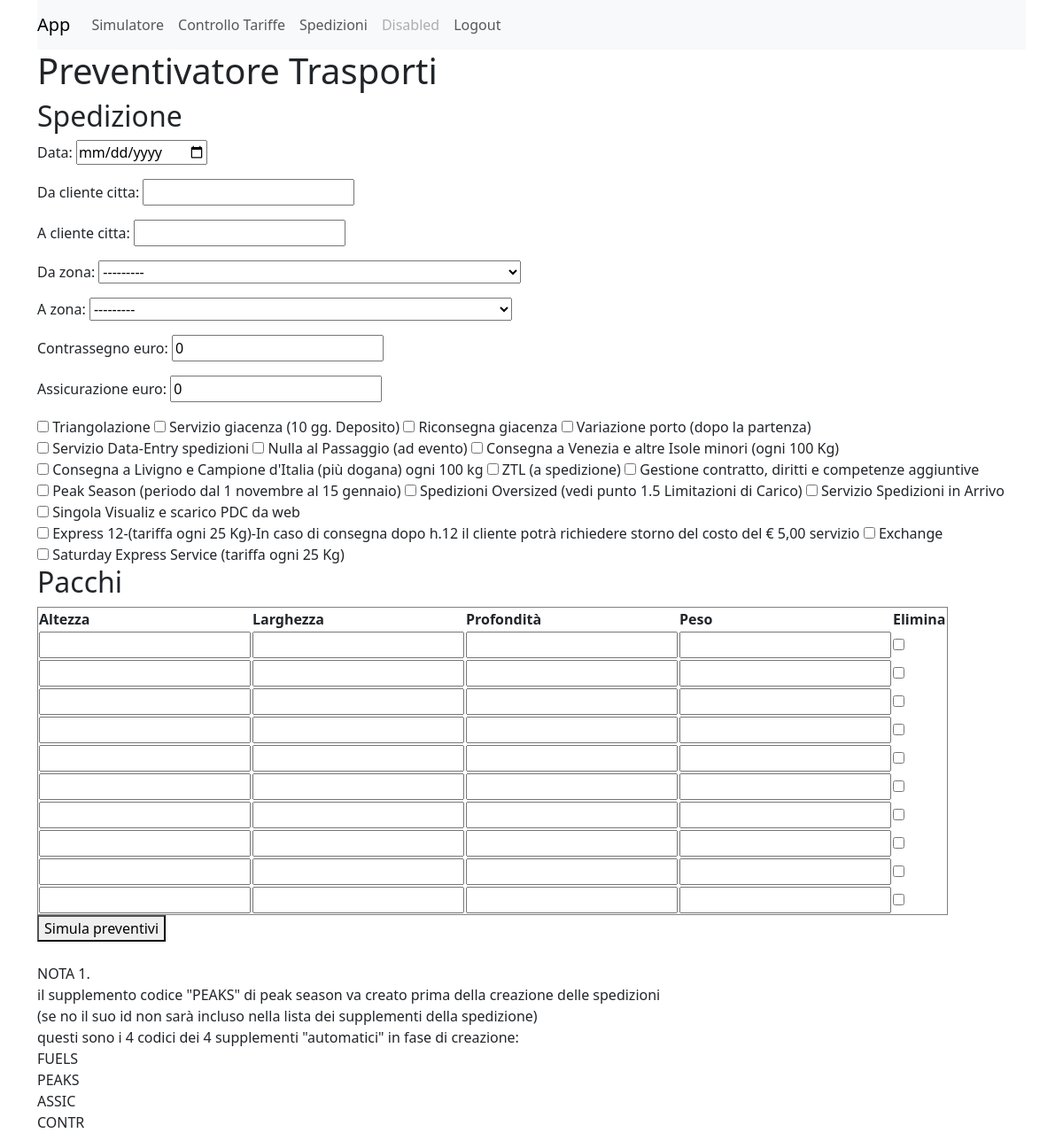
The app's page /crea_spedizione (signed in) with its own data.
### trasporti/models.py (models this page shows, shortened)
class Supplemento(models.Model):
    tipo_servizio = models.ForeignKey(
        TipoServizio,
        on_delete=models.SET_NULL,
        null=True,
        blank=True,
        related_name='supplementi_corrieri'
    )
    FIXED = "fisso"
    PERCENTAGE = "percentuale"
    ACOLLO = "a collo"
    ASPEDIZIONE = "a spedizione"
    TYPES = [
        (FIXED, "fisso"),
        (PERCENTAGE, "percentuale"),
    ]
    APPLICAZIONE = [
        (ACOLLO, "a collo"),
        (ASPEDIZIONE, "a spedizione"),
    ]
    zone_tariffazione = models.ManyToManyField(
        Zona_spedizioniere,
        related_name='supplementi',
        blank=True,
        help_text="Seleziona le zone in cui questo supplemento è applicabile. Se vuoto, non verrà applicato."
    )
    diritto_minimo_euro = models.DecimalField(max_digits=10, decimal_places=2, default=0.00, help_text="Minimo applicabile (es. 5.00 euro)")
    nome = models.CharField(max_length=200)
    calc_type = models.CharField(max_length=28,choices=TYPES)
    applic_type = models.CharField(max_length=28,choices=APPLICAZIONE)
    valore = models.DecimalField(max_digits=10,decimal_places=2)
    applica_fuel = models.BooleanField(default=True)
    valid_from = models.DateField(default=timezone.now)
    valid_to = models.DateField(null=True, blank=True)
    class Meta:
        verbose_name_plural = "Supplementi"

### trasporti/views.py (the view)
# urls.py: path('crea_spedizione', crea_spedizione, name='crea_spedizione'),
@login_required
def crea_spedizione(request):
    preventivi = None
    supplementi_disponibili = Supplemento.objects.all()
    ids_supplementi = []
    def aggiungi_assic_contr_peaks(ids_list, valore_merce, valore_contr, spedizione):
        if valore_merce > 0:
            assic_obj = Supplemento.objects.filter(tipo_servizio__codice='ASSIC').first()
            if assic_obj and assic_obj.id not in ids_list:
                ids_list.append(assic_obj.id)
        if valore_contr > 0:
            contr_obj = Supplemento.objects.filter(tipo_servizio__codice='CONTR').first()
            if contr_obj and contr_obj.id not in ids_list:
                ids_list.append(contr_obj.id)
        peaks_qs = Supplemento.objects.filter(tipo_servizio__codice='PEAKS')
        for peak in peaks_qs:
            if peak.valid_from and peak.valid_to:
                if peak.valid_from <= spedizione.data <= peak.valid_to:
                    if peak.id not in ids_list:
                        ids_list.append(peak.id)
        return ids_list
        return ids_list
    if request.method == "POST":
        action = request.POST.get("action")
        form = SpedizioneForm(request.POST)
        formset = PaccoFormSet(request.POST)
        ids_supplementi = request.POST.getlist("supplementi_selezionati")
        if form.is_valid() and formset.is_valid():
            pacchi_data = formset.cleaned_data
            pacchi = [p for p in pacchi_data if p and not p.get("DELETE", False)]
            ids_int = [int(i) for i in ids_supplementi if i.isdigit()]
            valore_merce = form.cleaned_data.get('assicurazione_euro', Decimal('0'))
            valore_contr = form.cleaned_data.get('contrassegno_euro', Decimal('0'))
            servizi_scelti = form.cleaned_data.get("servizi_richiesti", [])
            if action == "simulate":
                spedizione_temp = form.save(commit=False)
                spedizione_temp.valore_merce = valore_merce
                spedizione_temp.valore_contrassegno = valore_contr
                ids_simulati = aggiungi_assic_contr_peaks(
                    ids_int.copy(),
                    valore_merce,
                    valore_contr,
                    spedizione_temp
                )
                spedizione_temp._servizi_simulati = list(servizi_scelti)
                spedizione_temp._supplementi_simulati = ids_simulati
                preventivi = simula_preventivi(spedizione_temp, pacchi)
            elif action == "confirm":
                spedizione = form.save(commit=False)
                peso_reale_totale = sum(Decimal(str(p["peso_kg"])) for p in pacchi)
                spedizione.peso_reale_totale_kg = peso_reale_totale
                nome_trasportatore = request.POST.get("trasportatore")
                try:
                    trasportatore_obj = Spedizioniere.objects.get(nome=nome_trasportatore)
                    spedizione.trasportatore_scelto = trasportatore_obj
                    zona_corriere_obj = Zona_spedizioniere.objects.filter(
                        spedizioniere=trasportatore_obj,
                        zona__in=[spedizione.da_zona, spedizione.a_zona]
                    ).order_by('-priorita').first()
                    spedizione.zona_tariffazione_spedizioniere = zona_corriere_obj
                except Spedizioniere.DoesNotExist:
                    spedizione.trasportatore_scelto = None
                prezzo = request.POST.get("prezzo", "0")
                spedizione.valore_preventivo = Decimal(str(prezzo).replace(",", "."))
                spedizione.save()
                ids_finali = aggiungi_assic_contr_peaks(
                    ids_int,
                    valore_merce,
                    valore_contr,
                    spedizione
                )
                spedizione.supplementi.set(ids_finali)
                formset.instance = spedizione
                formset.save()
                return redirect("spedizioni")
    else:
        form = SpedizioneForm(instance=Spedizione(data=timezone.now().date()))
        formset = PaccoFormSet()
    return render(request, "crea_spedizione.html", {
        "form": form,
        "formset": formset,
        "preventivi": preventivi,
        "supplementi_disponibili": supplementi_disponibili,
        "ids_selezionati": [i for i in ids_supplementi if i.isdigit()]
    })

### trasporti/forms.py
class SpedizioneForm(forms.ModelForm):
    class Meta:
        model = Spedizione
        fields = [
            "data",
            "da_cliente_citta",
            "a_cliente_citta",
            "da_zona",
            "a_zona",
            "contrassegno_euro",
            "assicurazione_euro",
        ]
        widgets = {
            "data": forms.DateInput(attrs={"type": "date"})
        }

### trasporti/models.py (called while the page is built)
    def __str__(self):
        return self.nome

### trasporti/templates/crea_spedizione.html (shortened to what this page needs)
{% extends 'base.html' %}
{% block content %}
<h1>Preventivatore Trasporti</h1>
<form method="post">
    <h2>Spedizione</h2>
    {{ form.as_p }}
    {% for supp in supplementi_disponibili %}
        {% if supp.tipo_servizio.codice not in "ASSIC,CONTR,FUELS,PEAKS" %}
        <label>
            <input type="checkbox" name="supplementi_selezionati" value="{{ supp.id }}"
                   {% if supp.id|stringformat:"s" in ids_selezionati %}checked{% endif %}>
            {{ supp.nome }}
        </label>
        {% endif %}
    {% endfor %}
    <h2>Pacchi</h2>
    <table border="1">
        <thead>
            <tr>
                <th>Altezza</th>
                <th>Larghezza</th>
                <th>Profondità</th>
                <th>Peso</th>
                <th>Elimina</th>
            </tr>
        </thead>
        <tbody>
        {% for f in formset %}
            <tr>
                <td>{{ f.altezza_cm }}</td>
                <td>{{ f.larghezza_cm }}</td>
                <td>{{ f.profondita_cm }}</td>
                <td>{{ f.peso_kg }}</td>
                <td>{{ f.DELETE }}</td>
            </tr>
        {% endfor %}
        </tbody>
    </table>
    <button type="submit" name="action" value="simulate">
        Simula preventivi
    </button>
    <br>
    <br>
    NOTA 1. <br>
    il supplemento codice "PEAKS" di peak season va creato prima della creazione delle spedizioni  <br>
    (se no il suo id non sarà incluso nella lista dei supplementi della spedizione)  <br>
    questi sono i 4 codici dei 4 supplementi "automatici" in fase di creazione:  <br>
    FUELS  <br>
    PEAKS  <br>
    ASSIC  <br>
    CONTR  <br>
    {% endblock %}

### records on screen
Supplemento: nome "Triangolazione"
Supplemento: nome "Servizio giacenza (10 gg. Deposito)"
Supplemento: nome "Riconsegna giacenza"
Supplemento: nome "Variazione porto (dopo la partenza)"
Supplemento: nome "Servizio Data-Entry spedizioni"
Supplemento: nome "Nulla al Passaggio (ad evento)"
Supplemento: nome "Consegna a Venezia e altre Isole minori (ogni 100 Kg)"
Supplemento: nome "Consegna a Livigno e Campione d'Italia (più dogana) ogni 100 kg"
Supplemento: nome "ZTL (a spedizione)"
Supplemento: nome "Gestione contratto, diritti e competenze aggiuntive"
Supplemento: nome "Peak Season (periodo dal 1 novembre al 15 gennaio)"
Supplemento: nome "Spedizioni Oversized (vedi punto 1.5 Limitazioni di Carico)"
Supplemento: nome "Servizio Spedizioni in Arrivo"
Supplemento: nome "Singola Visualiz e scarico PDC da web"
Supplemento: nome "Express 12-(tariffa ogni 25 Kg)-In caso di consegna dopo h.12 il cliente potrà richiedere storno del costo del € 5,00 servizio"
Supplemento: nome "Exchange"
Supplemento: nome "Saturday Express Service (tariffa ogni 25 Kg)"
